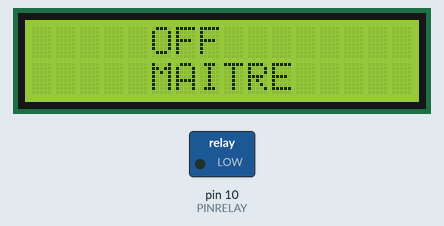
Recording of a sketch running on a simulated Arduino Uno, built with avr-gcc and run on an emulated ATmega328P. Parts: 16×2 character LCD, switched loads named in the sketch (green lamp = pin HIGH).

Above: at 0.2 s.
At 5.2 s:
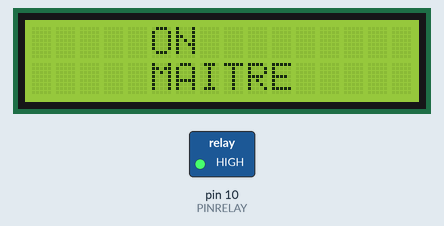
Timing chart, 0 to 127.1 s (numbered marks = the images above):
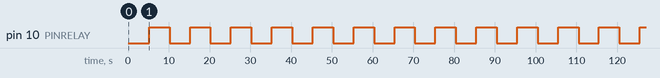

Measured:
- by itself, pin 10 (PINRELAY): alternates HIGH for 5.0 s and LOW for 5.0 s

The sketch:

TestRelay.ino
```cpp
#include <Wire.h>
#include <LiquidCrystal_I2C.h>


// Relay --- Arduino
// GND --- GND
// VCC --- 5V
// IN  --- 10
// NO = Normally Open
// NC = Normally Closed
// COM = Common
#define PINRELAY 10

// LCD Display connection :
// LCD --- Arduino
// GND --- GND
// VCC --- 5V
// SDA --- A4
// SDL --- A5
#define LCDWIDTH  16
#define LCDHEIGHT 2

// Construct an LCD object and pass it the
// I2C address, width (in characters) and
// height (in characters). Depending on the
// Actual device, the IC2 address may change.
//LiquidCrystal_I2C lcd(0x3F, 16, 2);
LiquidCrystal_I2C lcd(0x27, LCDWIDTH, LCDHEIGHT);

void printlcd(int c, int l, char *str)
{
  char disp[LCDWIDTH+1];

  memset(disp, ' ', LCDWIDTH);
  strncpy(disp, str, strlen(str));
  disp[sizeof(disp)-1] = '\0';
  lcd.setCursor(c, l);
  lcd.print(disp);
}

void setup()
{
  Wire.begin();
  // The begin call takes the width and height. This
  // Should match the number provided to the constructor.
  lcd.begin(LCDWIDTH,LCDHEIGHT);
  lcd.init();

  // Turn on the backlight.
  lcd.backlight();

  // Print to the screen, starting at 5,0.
  printlcd(5, 0, "BONJOUR");
  printlcd(5, 1, "MAITRE");

  pinMode(PINRELAY, OUTPUT);
}

 void loop()
{
  printlcd(5, 0, "OFF");
  digitalWrite(PINRELAY, LOW);
  delay(5000);
  printlcd(5, 0, "ON");
  digitalWrite(PINRELAY, HIGH);
  delay(5000);
}
```
